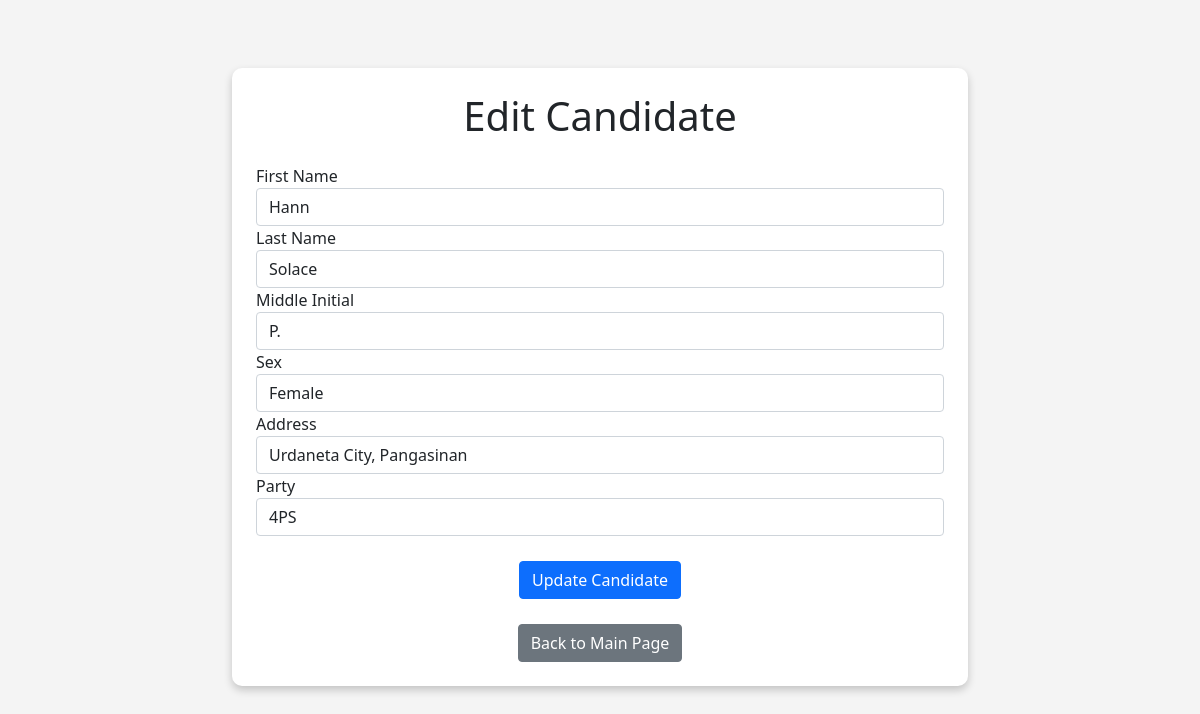
Page /update.php?id=11 on the committed database.
### tables this page shows
CREATE TABLE `candidates` (
  `idno` int(11) NOT NULL,
  `firstname` varchar(55) NOT NULL,
  `lastname` varchar(55) NOT NULL,
  `mi` varchar(55) NOT NULL,
  `sex` varchar(55) NOT NULL,
  `address` varchar(255) NOT NULL,
  `party` varchar(55) NOT NULL,
  `picture` varchar(255) NOT NULL
);

### update.php (the view, shortened to what this page needs)
<!DOCTYPE html>
<html lang="en">
<head>
    <link href="https://cdn.jsdelivr.net/npm/bootstrap@5.0.2/dist/css/bootstrap.min.css" rel="stylesheet">
</head>
<body>
    <div class="container mt-5">
        <div class="row">
            <div class="col-md-8 mx-auto">
                <div class="container-box p-4">
                    <h1 class="center-heading mb-4">Edit Candidate</h1>
                    <?php
                    require "config.php";
                    if (isset($_GET['id']) && is_numeric($_GET['id'])) {
                        $id = $_GET['id'];
                        $query = "SELECT * FROM candidates WHERE idno = $id";
                        $result = $connect->query($query);
                        if ($result && $result->num_rows > 0) {
                            $row = $result->fetch_assoc();
                        } else {
                            echo "Candidate not found.";
                        }
                    } else {
                        echo "Invalid candidate ID.";
                    }
                    ?>
                    <form action="" method="post" onsubmit="return validateForm()" enctype="multipart/form-data">
                        <div class="form-group">
                            <label for="firstname">First Name</label>
                            <input type="text" class="form-control" id="firstname" name="firstname" value="<?php echo $row['firstname']; ?>" required>
                        </div>
                        <div class="form-group">
                            <label for="lastname">Last Name</label>
                            <input type="text" class="form-control" id="lastname" name="lastname" value="<?php echo $row['lastname']; ?>" required>
                        </div>
                        <div class="form-group">
                            <label for="mi">Middle Initial</label>
                            <input type="text" class="form-control" id="mi" name="mi" value="<?php echo $row['mi']; ?>">
                        </div>
                        <div class="form-group">
                            <label for="sex">Sex</label>
                            <select class="form-control" id="sex" name="sex" required>
                                <option value="Female" <?php if ($row['sex'] === 'Female') echo 'selected'; ?>>Female</option>
                            </select>
                        </div>
                        <div class="form-group">
                            <label for="address">Address</label>
                            <input type="text" class="form-control" id="address" name="address" value="<?php echo $row['address']; ?>" required>
                        </div>
                        <div class="form-group">
                            <label for="party">Party</label>
                            <select class="form-control" id="party" name="party" required>
                                <option value="4PS" <?php if ($row['party'] === '4PS') echo 'selected'; ?>>4PS</option>
                            </select>
                        </div>
                        <div class="form-group text-center custom-padding">
                            <button type="submit" class="btn btn-primary">Update Candidate</button>
                        </div>
                    </form>
                    <div class="form-group text-center">
                        <a href="index.php" class="btn btn-secondary">Back to Main Page</a>
                    </div>
                </div>
            </div>
        </div>
    </div>
</body>
</html>

### update.php (style rules this page uses)
body { background-color: #f4f4f4; }
.container-box { background-color: #ffffff; box-shadow: 0 4px 8px 0 rgba(0, 0, 0, 0.2); padding: 20px; border-radius: 10px; margin-top: 20px; }
.center-heading { text-align: center; }
.custom-padding { padding: 25px; }

### rows in the picture
candidates: firstname "Hann", lastname "Solace", mi "P.", sex "Female", address "Urdaneta City, Pangasinan", party "4PS"
